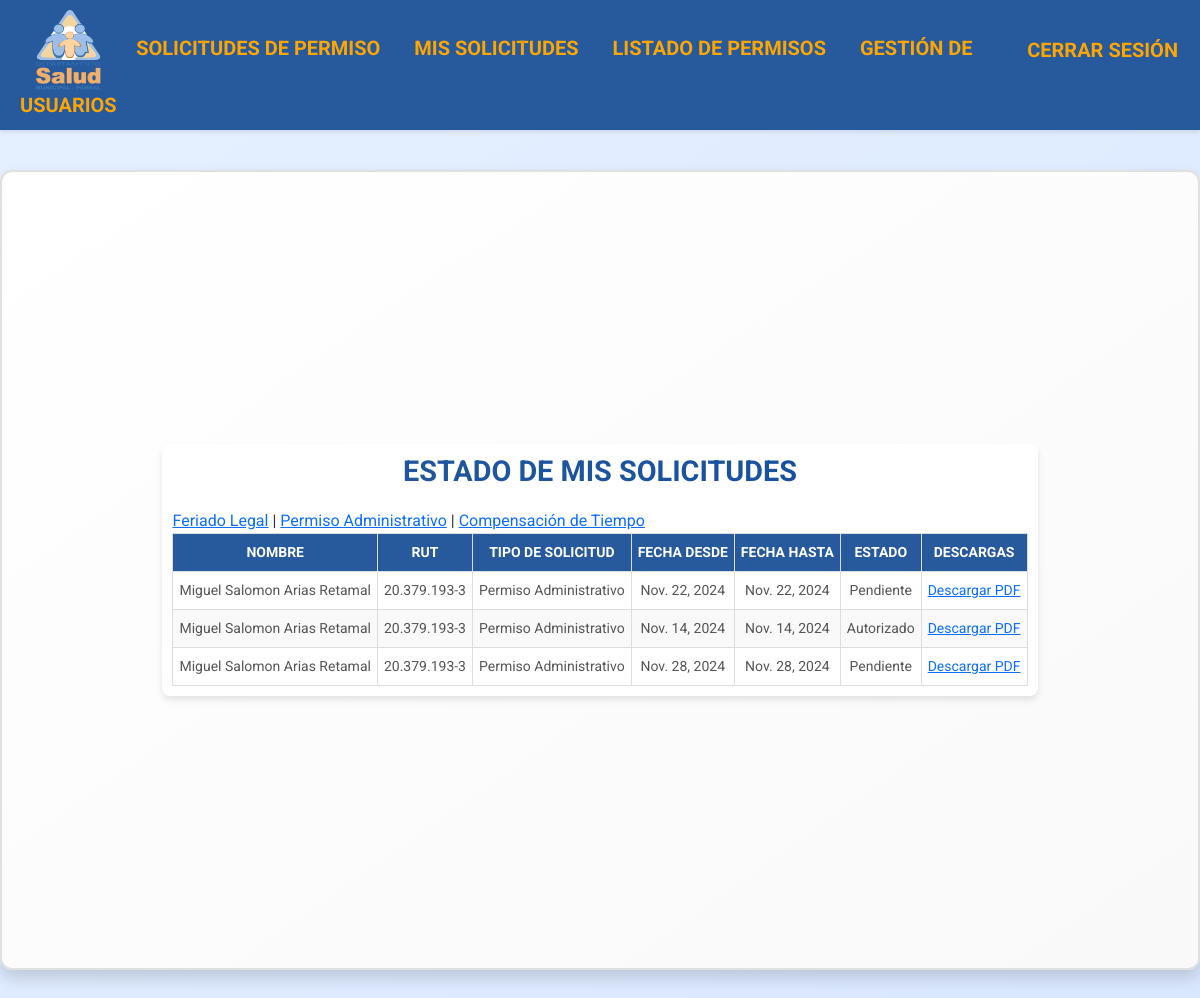
/mis-solicitudes/administrativo/ (signed in), run on an earlier commit of the app's database.
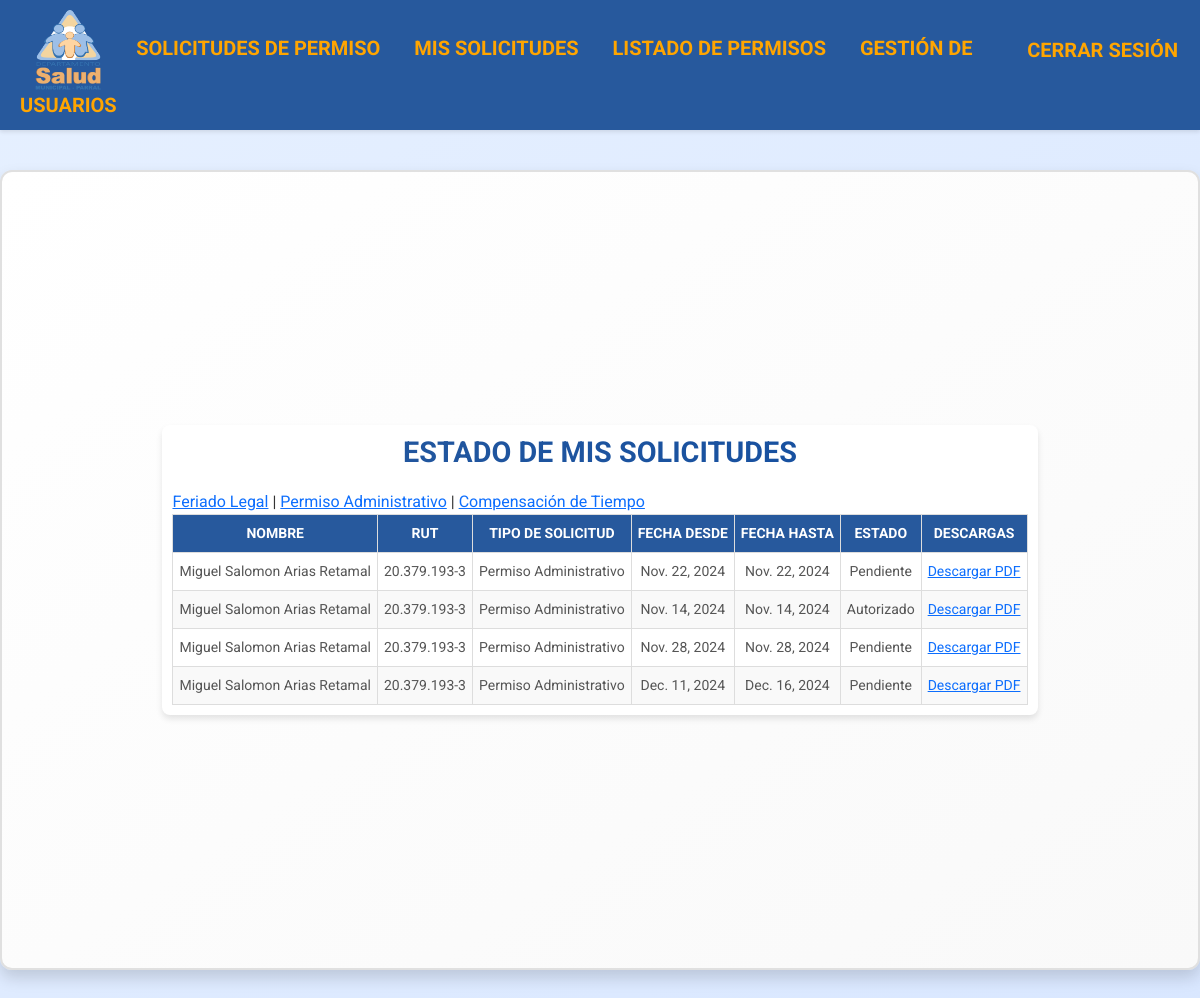
And on a later commit of the database.
### permisos/models.py (models this page shows, shortened)
class PermissionRequestAdmin(models.Model):
    CARGO_CHOICES = UserProfile.CARGO_CHOICES
    DEPARTAMENTO_CHOICES = UserProfile.DEPARTAMENTO_CHOICES
    ESTADO_CHOICES = PermissionRequest.ESTADO_CHOICES
    JORNADA_CHOICES = [
        ("Completa", "Completa"),
        ("Mañana", "Mañana"),
        ("Tarde", "Tarde"),
    ]
    user = models.ForeignKey(User, on_delete=models.CASCADE)
    full_name = models.CharField("Nombre completo", max_length=100)
    rut = models.CharField("RUT", max_length=12, validators=[validate_rut])
    position = models.CharField("Cargo", max_length=50, choices=CARGO_CHOICES)
    establishment = models.CharField("Establecimiento", max_length=100, choices=DEPARTAMENTO_CHOICES)
    number_of_days = models.PositiveIntegerField("Número de días")
    date_from = models.DateField("Fecha desde")
    date_to = models.DateField("Fecha hasta")
    jornada = models.CharField("Jornada", max_length=50, choices=JORNADA_CHOICES, default="Completa")
    estado = models.CharField(max_length=15, choices=ESTADO_CHOICES, default="pendiente")
    firma_funcionario = models.ImageField("Firma del funcionario", upload_to="firmas/", blank=True, null=True)
    created_at = models.DateTimeField(auto_now_add=True)

### permisos/views.py (the view)
# urls.py: path('mis-solicitudes/administrativo/', views.user_permission_status, {'tipo': 'ADMINISTRATIVO'}, name='user_permission_status_administrativo'),
@login_required
def user_permission_status(request, tipo=None):
    permissions = []
    if tipo == "FERIADO":
        permissions = PermissionRequest.objects.filter(user=request.user, request_type="FERIADO")
    elif tipo == "ADMINISTRATIVO":
        permissions = PermissionRequestAdmin.objects.filter(user=request.user).values(
            "id", "full_name", "rut", "date_from", "date_to", "estado"
        )
        for permission in permissions:
            permission["request_type"] = "ADMINISTRATIVO"
    elif tipo == "COMPENSACION":
        permissions = CompensationRequest.objects.filter(user=request.user).values(
            "id", "full_name", "rut", "date_from", "date_to", "estado"
        )
        for permission in permissions:
            permission["request_type"] = "COMPENSACION"
    else:
        permissions = PermissionRequest.objects.filter(user=request.user)
    return render(
        request,
        "user_permission_status.html",
        {"permissions": permissions, "tipo": tipo},
    )

### permisos/templates/user_permission_status.html (shortened to what this page needs)
{% extends "base.html" %}
{% block content %}
<div class="table-container">
    <h2>Estado de Mis Solicitudes</h2>
    <div class="request-type-nav">
        <a href="{% url 'user_permission_status_feriado' %}">Feriado Legal</a> |
        <a href="{% url 'user_permission_status_administrativo' %}">Permiso Administrativo</a> |
        <a href="{% url 'user_permission_status_compensacion' %}">Compensación de Tiempo</a>
    </div>
    <table>
        <thead>
            <tr>
                <th>Nombre</th>
                <th>RUT</th>
                <th>Tipo de Solicitud</th>
                <th>Fecha Desde</th>
                <th>Fecha Hasta</th>
                <th>Estado</th>
                <th>Descargas</th>
            </tr>
        </thead>
        <tbody>
            {% for permission in permissions %}
            <tr>
                <td>{{ permission.full_name }}</td>
                <td>{{ permission.rut }}</td>
                <td>
                    {% if permission.request_type %}
                        {% if permission.request_type == 'FERIADO' %}
                            Solicitud de Feriado Legal
                        {% elif permission.request_type == 'ADMINISTRATIVO' %}
                            Permiso Administrativo
                        {% elif permission.request_type == 'COMPENSACION' %}
                            Compensación de Tiempo
                        {% endif %}
                    {% else %}
                        Tipo Desconocido
                    {% endif %}
                </td>
                <td>{{ permission.date_from }}</td>
                <td>{{ permission.date_to }}</td>
                <td class="status-{{ permission.estado|lower }}">
                    {{ permission.estado|title }}
                </td>
                <td class="download-link">
                    {% if permission.request_type == 'FERIADO' %}
                        <a href="{% url 'generate_user_permission_pdf' permission.id %}">Descargar PDF</a>
                    {% elif permission.request_type == 'ADMINISTRATIVO' %}
                        <a href="{% url 'generate_admin_permission_pdf' permission.id %}">Descargar PDF</a>
                    {% elif permission.request_type == 'COMPENSACION' %}
                        <a href="{% url 'generate_compensation_request_pdf' permission.id %}">Descargar PDF</a>
                    {% else %}
                        No disponible
                    {% endif %}
                </td>
            </tr>
            {% empty %}
            <tr>
                <td colspan="7">No hay solicitudes registradas.</td>
            </tr>
            {% endfor %}
        </tbody>
    </table>
</div>
{% endblock %}

What changed in the data, as far as the page shows it:
added PermissionRequestAdmin: full_name "Miguel Salomon Arias Retamal", rut "20.379.193-3", date_from "Dec. 11, 2024", date_to "Dec. 16, 2024", estado "Pendiente"
